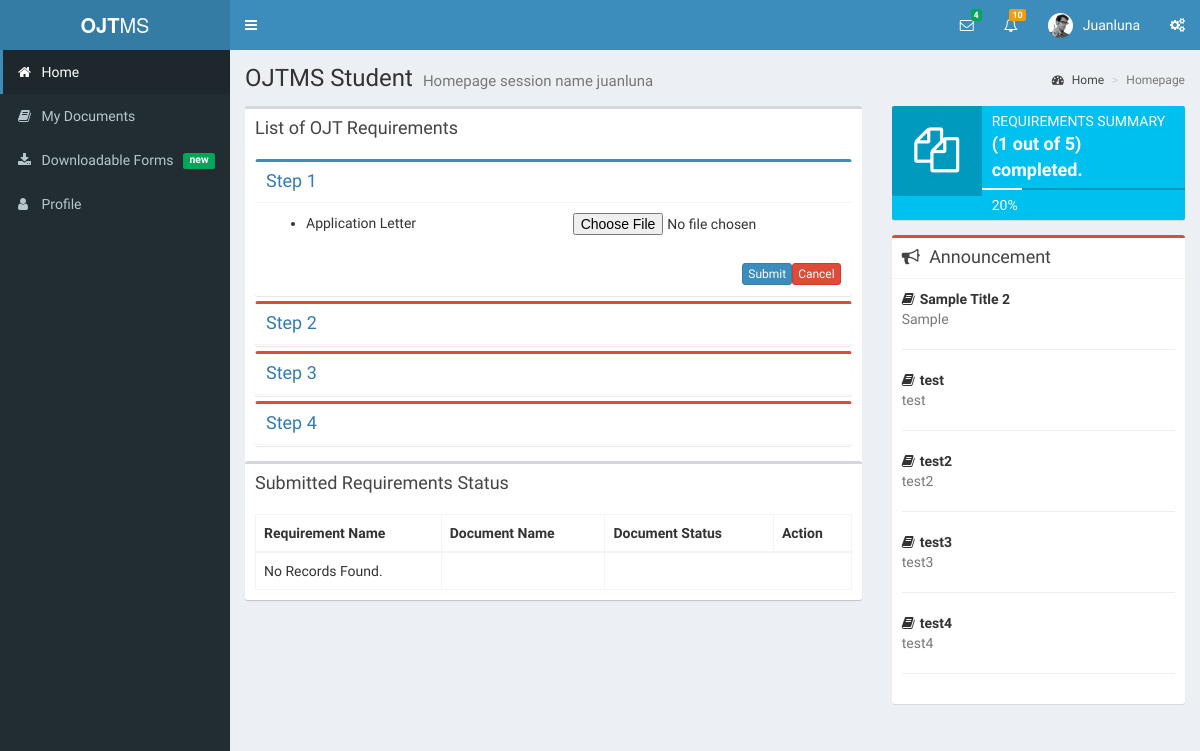
The page /student/index.php (signed in) on the database its author committed.
### tables this page shows
CREATE TABLE `ojt_requirements_list` (
  `id` int(11) NOT NULL,
  `name` varchar(50) NOT NULL,
  `description` varchar(100) NOT NULL,
  `file` varchar(100) NOT NULL,
  `created_at` date NOT NULL,
  `updated_at` date NOT NULL,
  `type` int(11) NOT NULL,
  `step` int(11) DEFAULT NULL,
  `is_online` int(11) NOT NULL
);

CREATE TABLE `ojt_announcements` (
  `id` int(11) NOT NULL,
  `title` varchar(100) NOT NULL,
  `announcements` varchar(500) NOT NULL,
  `created_at` date NOT NULL,
  `updated_at` date NOT NULL
);

### student/index.php (the view, shortened to what this page needs)
<?php
    require_once('../connection.php');
    include('../includes/header.php');
?>
<div class="wrapper">
    <?php include('../includes/students_subheader.php');?>
    <?php include('../includes/students_sidebar.php');?>
  <div class="content-wrapper">
    <section class="content-header">
      <h1>
        OJTMS Student
        <small>Homepage <?php echo 'session name '.$_SESSION['username']; ?></small>
      </h1>
      <ol class="breadcrumb">
        <li><a href="#"><i class="fa fa-dashboard"></i> Home</a></li>
        <li class="active">Homepage</li>
      </ol>
    </section>
    <section class="content">
      <div class="row">
        <div class="col-xs-8">
          <div class="box">
            <div class="box-header">
              <h3 class="box-title">List of OJT Requirements</h3>
            </div>
            <div class="box-body">
              <div class="box-group" id="accordion">
                <div class="panel box box-primary">
                  <div class="box-header with-border">
                    <h4 class="box-title">
                      <a data-toggle="collapse" data-parent="#accordion" href="#collapseOne">
                        Step 1
                      </a>
                    </h4>
                  </div>
                  <div id="collapseOne" class="panel-collapse collapse in">
                    <div class="box-body">
                      <form action="models/submit_requirements.php" method="POST" enctype="multipart/form-data">
                        <?php
                            $sql = "SELECT * FROM ojt_requirements_list WHERE `type` = 1 AND `step` = 1";
                            $result = $conn->query($sql);
                            if($result->num_rows > 0) {
                                while($row = $result->fetch_assoc())
                                {
                                  echo'
                                    <input type="hidden" name="requirement_id'.$row['id'].'" value="'.$row['id'].'">
                                    <input type="hidden" name="step" value="1">
                                    <ul>
                                      <li>'
                                        .$row['name'];
                                      if($row['is_online'] == 1){
                                        echo '<input type="file" name="name'.$row['id'].'" class="pull-right">';
                                      }
                                  echo '</li>
                                    </ul>';
                                }
                                echo '<br>
                                          <button type="reset" class="btn btn-danger btn-xs pull-right">Cancel</button>
                                          <button type="submit" class="btn btn-primary btn-xs pull-right">Submit</button>';
                              }
                            else{
                                echo "No records found.";
                              }
                        ?>
                      </form>
                    </div>
                  </div>
                </div>
                <div class="panel box box-danger">
                  <div class="box-header with-border">
                    <h4 class="box-title">
                      <a data-toggle="collapse" data-parent="#accordion" href="#collapseTwo">
                        Step 2
                      </a>
                    </h4>
                  </div>
                          <?php
                                $sql = "SELECT * FROM ojt_requirements_list WHERE `type` = 1 AND `step` = 2";
                                $result = $conn->query($sql);
                           ?>
                </div>
                <div class="panel box box-danger">
                  <div class="box-header with-border">
                    <h4 class="box-title">
                      <a data-toggle="collapse" data-parent="#accordion" href="#collapseThree">
                        Step 3
                      </a>
                    </h4>
                  </div>
                </div>
                <div class="panel box box-danger">
                  <div class="box-header with-border">
                    <h4 class="box-title">
                      <a data-toggle="collapse" data-parent="#accordion" href="#collapseFour">
                        Step 4
                      </a>
                    </h4>
                  </div>
                </div>
              </div>
            </div>
            <div class="box">
              <div class="box-header">
                <h3 class="box-title">Submitted Requirements Status</h3>
              </div>
              <div class="box-body">
                <table id="example2" class="table table-bordered table-hover">
                    <thead>
                    <tr>
                      <th>Requirement Name</th>
                      <th>Document Name</th>
                      <th>Document Status</th>
                      <th>Action</th>
                    </tr>
                    </thead>
                    <tbody>
                    <?php
                    $sql = "SELECT a.name as document_name, b.name as requirement_name,a.status
                            FROM
                              ojt_student_requirements as a
                            INNER JOIN
                              ojt_requirements_list as b
                            ON
                              a.requirement_id = b.id
                            WHERE
                              stud_id = '".$_SESSION['stud_id']."' ";
                    $result = $conn->query($sql);
                    if($result->num_rows > 0) {
                        while($row = $result->fetch_assoc())
                        {
                          echo'<tr>
                                     <td>'.$row['requirement_name'].'</td>
                                     <td>'.$row['document_name'].'</td>
                                     <td>';
                                      if($row['status'] == 0){
                                        echo '<span class="label label-primary" style="display: block;">None</span>';
                                      }else if($row['status'] == 1){
                                        echo '<span class="label label-warning" style="display: block;">Pending</span>';
                                      }else if($row['status'] == 2){
                                        echo '<span class="label label-success" style="display: block;">Approved</span>';
                                      }else{
                                        echo '<span class="label label-danger" style="display: block;">Rejected</span>';
                                      }
                            echo    '</td>
                                     <td>';
                                     if($row['status'] != 2){
                                      echo '<button type="button" class="btn btn-block btn-primary btn-xs" data-toggle="modal" data-target="#modal-default">Submit</button>';
                                     }
                            echo    '</td>
                                 </tr>
                                      ';
                        }
                    }
                    else{
                        echo '<tr>
                                   <td> No Records Found. </td>
                                   <td></td>
                              </tr>';
                    }
                    ?>
                  </tbody>
                </table>
              </div>
            </div>
          </div>
        </div>
        <?php
            include "../includes/student_right_sidebar.php";
        ?>
      </div>
    </section>
  </div>
<?php include('../includes/footer.php')?>

### includes/student_right_sidebar.php
<div class="col-xs-4">
    <div class="info-box bg-aqua">
        <span class="info-box-icon"><i class="fa fa-files-o"></i></span>
        <div class="info-box-content">
            <span class="info-box-text">Requirements Summary</span>
            <span class="info-box-number">(1 out of 5) completed.</span>
            <div class="progress">
                <div class="progress-bar" style="width: 20%"></div>
            </div>
            <span class="progress-description">
                    20%
                  </span>
        </div>
    </div>
    <div class="box box-danger">
        <div class="box-header with-border">
            <h3 class="box-title"><i class="fa fa-bullhorn margin-r-5"></i> Announcement</h3>
        </div>
        <div class="box-body">
            <?php
            $sql = "SELECT * FROM ojt_announcements";
            $result = $conn->query($sql);
            if($result->num_rows > 0) {
                while($row = $result->fetch_assoc())
                {
                    echo '
                                        <strong><i class="fa fa-book margin-r-5"></i>'.$row['title'].'</strong>
                                        <p class="text-muted">
                                          '.$row['announcements'].'
                                        </p>
                                        <hr>
                                        ';
                }
            }
            ?>
        </div>
    </div>
</div>

### rows shown on the page
ojt_requirements_list: name "Application Letter"
ojt_announcements: title "Sample Title 2", announcements "Sample"
ojt_announcements: title "test", announcements "test"
ojt_announcements: title "test2", announcements "test2"
ojt_announcements: title "test3", announcements "test3"
ojt_announcements: title "test4", announcements "test4"

### other values the page prints
$_SESSION['username'] "Juanluna"
$_SESSION['username'] "juanluna"
